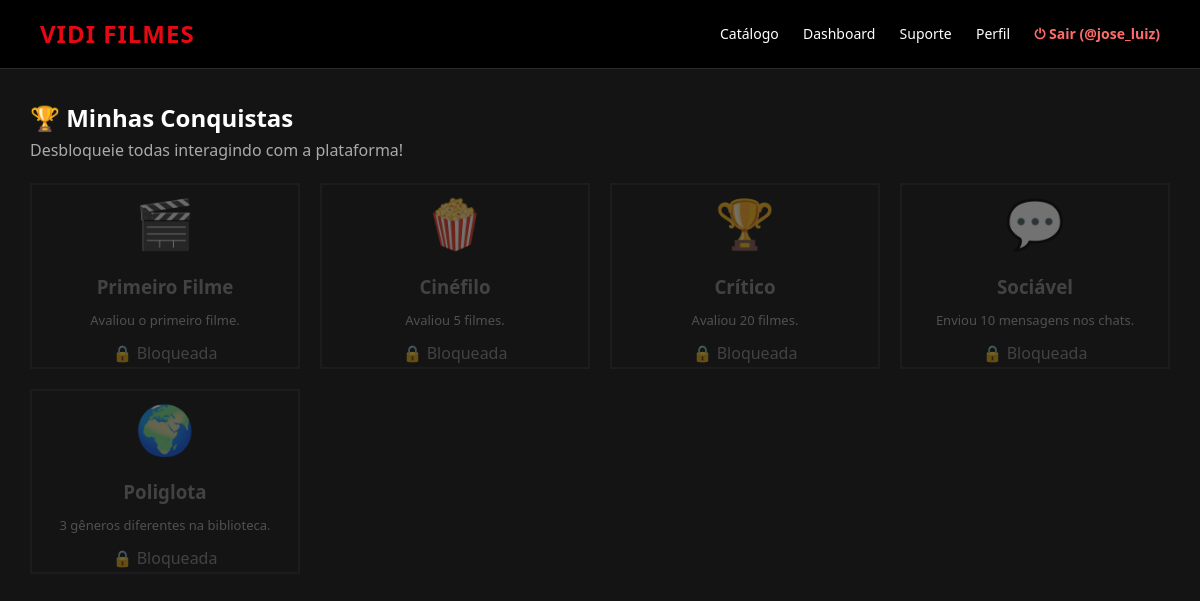
The page /achievements (signed in) on the database its author committed.
### app/models.py (models this page shows, shortened)
class User(db.Model, UserMixin):
    id = db.Column(db.Integer, primary_key=True)
    username = db.Column(db.String(50), unique=True, nullable=False)
    email = db.Column(db.String(120), unique=True, nullable=False)
    password = db.Column(db.String(60), nullable=False)
    birthdate = db.Column(db.Date, nullable=False)
    country = db.Column(db.String(50), nullable=False)
    profile_pic = db.Column(db.String(120), default='default.jpg')
    is_admin = db.Column(db.Boolean, default=False)
    is_verified = db.Column(db.Boolean, default=False)
    verification_code = db.Column(db.String(4))
    username_last_changed = db.Column(db.DateTime)
    library_items = db.relationship('UserMovie', backref='user',
                                    cascade="all, delete-orphan")
    achievements = db.relationship('UserAchievement', backref='user',
                                   cascade="all, delete-orphan")

class Achievement(db.Model):
    id = db.Column(db.Integer, primary_key=True)
    name = db.Column(db.String(80), unique=True, nullable=False)
    description = db.Column(db.String(200), nullable=False)
    icon = db.Column(db.String(10), default='🏅')
    target = db.Column(db.Integer, default=1)

### app/routes.py (the view)
@routes.route("/achievements")
@login_required
def achievements():
    todas = Achievement.query.all()
    desbloqueadas_ids = {ua.achievement_id for ua in current_user.achievements}
    return render_template('achievements.html',
                           todas=todas,
                           desbloqueadas_ids=desbloqueadas_ids)

### app/models.py (called while the page is built)
@login_manager.user_loader
def load_user(user_id):
    return db.session.get(User, int(user_id))

### app/routes.py (called while the page is built)
@routes.before_request
def antes_da_requisicao():
    if request.endpoint and not request.endpoint.startswith('static'):
        if request.endpoint in ('routes.home', 'routes.admin_dashboard'):
            limpar_lancamentos_expirados()

@routes.after_request
def depois_da_requisicao(response):
    if request.endpoint and not request.endpoint.startswith('static'):
        response.headers['Cache-Control'] = 'no-store, no-cache, must-revalidate, max-age=0'
        response.headers['Pragma'] = 'no-cache'
        response.headers['Expires'] = '0'
    return response

### app/templates/achievements.html
{% extends 'base.html' %}
{% block content %}
<h2>🏆 Minhas Conquistas</h2>
<p style="color:#aaa;margin-bottom:20px;">Desbloqueie todas interagindo com a plataforma!</p>
<div style="display:grid;grid-template-columns:repeat(auto-fill,minmax(250px,1fr));gap:20px;">
    {% for a in todas %}
        {% set desbloqueada = a.id in desbloqueadas_ids %}
        <div class="card" style="text-align:center; opacity: {{ '1' if desbloqueada else '0.4' }};
             border: 2px solid {{ '#ffc107' if desbloqueada else '#29292e' }};">
            <div style="font-size:48px;margin-bottom:10px;">{{ a.icon }}</div>
            <h3 style="color:{{ '#ffc107' if desbloqueada else '#888' }};">{{ a.name }}</h3>
            <p style="color:#aaa;font-size:13px;margin-top:8px;">{{ a.description }}</p>
            {% if desbloqueada %}
                <p style="color:#28a745;font-weight:bold;margin-top:10px;">✔ Desbloqueada</p>
            {% else %}
                <p style="color:#888;margin-top:10px;">🔒 Bloqueada</p>
            {% endif %}
        </div>
    {% endfor %}
</div>
{% endblock %}

### app/templates/base.html (shortened to what this page needs)
<!DOCTYPE html>
<html lang="pt-br">
<head>
    <link rel="stylesheet" href="/static/style.css">
</head>
<body>
    <header>
        <a href="/home" class="logo">VIDI FILMES</a>
        <nav>
            {% if current_user.is_authenticated %}
                <a href="/home">Catálogo</a>
                {% if current_user.is_admin %}
                    <a href="/admin/dashboard">Dashboard</a>
                    <a href="/support">Suporte</a>
                {% else %}
                    <a href="/library">Minha Biblioteca</a>
                    <a href="/chats">Chats</a>
                    <a href="/achievements">Conquistas</a>
                {% endif %}
                <a href="/profile">Perfil</a>
                <a href="/logout" style="color:#ff6b6b;font-weight:600;">⏻ Sair ({{ current_user.username }})</a>
            {% else %}
                <a href="/login">Entrar</a>
                <a href="/register">Cadastrar</a>
            {% endif %}
        </nav>
    </header>
    <div class="container">
        {% block content %}{% endblock %}
    </div>
</body>
</html>

### app/static/style.css (style rules this page uses)
:root { --bg: #141414; --card: #1f1f1f; --border: #29292e; --accent: #e50914; --accent-hover: #b80710; --text: #fff; --muted: #a8a8b3; --gold: #ffc107; }
* { box-sizing: border-box; margin: 0; padding: 0; }
body { font-family: 'Segoe UI', Roboto, Helvetica, Arial, sans-serif; background: var(--bg); color: var(--text); min-height: 100vh; line-height: 1.6; }
header { background: #000; padding: 15px 40px; display: flex; justify-content: space-between; align-items: center; border-bottom: 1px solid var(--border); flex-wrap: wrap; gap: 15px; }
.logo { color: var(--accent); font-size: 24px; font-weight: 800; text-decoration: none; letter-spacing: 1px; }
nav a { color: var(--text); text-decoration: none; margin-left: 20px; font-size: 14px; transition: color 0.2s; }
.container { max-width: 1200px; margin: 30p }

### rows shown on the page
User: username "@jose_luiz"
Achievement: icon "🎬", name "Primeiro Filme", description "Avaliou o primeiro filme."
Achievement: icon "🍿", name "Cinéfilo", description "Avaliou 5 filmes."
Achievement: icon "🏆", name "Crítico", description "Avaliou 20 filmes."
Achievement: icon "💬", name "Sociável", description "Enviou 10 mensagens nos chats."
Achievement: icon "🌍", name "Poliglota", description "3 gêneros diferentes na biblioteca."
